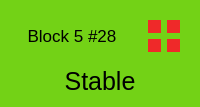
               <widget class="QWidget" name="cell_n28" native="true">
                <property name="styleSheet">
                 <string notr="true">background-color: rgb(115, 210, 22);
border-color: rgb(255, 255, 255);</string>
                </property>
                <layout class="QGridLayout" name="gridLayout_97">
                 <item row="0" column="0">
                  <widget class="QLabel" name="n28">
                   <property name="font">
                    <font>
                     <pointsize>13</pointsize>
                    </font>
                   </property>
                   <property name="text">
                    <string>Block 5 #28</string>
                   </property>
                   <property name="alignment">
                    <set>Qt::AlignCenter</set>
                   </property>
                  </widget>
                 </item>
                 <item row="0" column="1">
                  <widget class="QWidget" name="w28" native="true">
                   <property name="sizePolicy">
                    <sizepolicy hsizetype="Fixed" vsizetype="Fixed">
                     <horstretch>0</horstretch>
                     <verstretch>0</verstretch>
                    </sizepolicy>
                   </property>
                   <property name="minimumSize">
                    <size>
                     <width>50</width>
                     <height>50</height>
                    </size>
                   </property>
                   <property name="maximumSize">
                    <size>
                     <width>50</width>
                     <height>50</height>
                    </size>
                   </property>
                   <layout class="QGridLayout" name="gridLayout_98">
                    <item row="0" column="0">
                     <widget class="QWidget" name="n28_mainsys" native="true">
                      <property name="styleSheet">
                       <string notr="true">background-color: rgb(239, 41, 41);</string>
                      </property>
                     </widget>
                    </item>
                    <item row="0" column="1">
                     <widget class="QWidget" name="n28_mainradar" native="true">
                      <property name="styleSheet">
                       <string notr="true">background-color: rgb(239, 41, 41);</string>
                      </property>
                     </widget>
                    </item>
                    <item row="1" column="0">
                     <widget class="QWidget" name="n28_subsys" native="true">
                      <property name="styleSheet">
                       <string notr="true">background-color: rgb(239, 41, 41);</string>
                      </property>
                     </widget>
                    </item>
                    <item row="1" column="1">
                     <widget class="QWidget" name="n28_subradar" native="true">
                      <property name="styleSheet">
                       <string notr="true">background-color: rgb(239, 41, 41);</string>
                      </property>
                     </widget>
                    </item>
                   </layout>
                  </widget>
                 </item>
                 <item row="1" column="0" colspan="2">
                  <widget class="QLabel" name="n28_display">
                   <property name="font">
                    <font>
                     <pointsize>19</pointsize>
                    </font>
                   </property>
                   <property name="styleSheet">
                    <string notr="true">border-color: rgb(255, 255, 255);</string>
                   </property>
                   <property name="text">
                    <string>Stable</string>
                   </property>
                   <property name="alignment">
                    <set>Qt::AlignCenter</set>
                   </property>
                  </widget>
                 </item>
                </layout>
               </widget>
